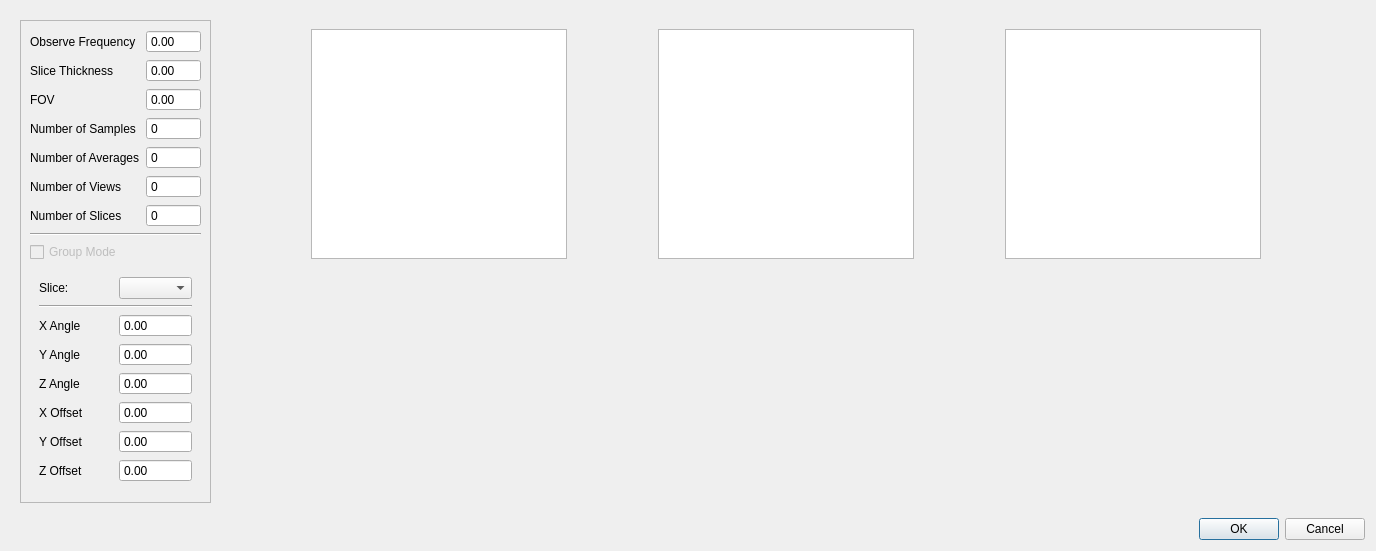
<?xml version="1.0" encoding="UTF-8"?>
<ui version="4.0">
 <class>ExamInfoDialog</class>
 <widget class="QDialog" name="ExamInfoDialog">
  <property name="geometry">
   <rect>
    <x>0</x>
    <y>0</y>
    <width>1376</width>
    <height>551</height>
   </rect>
  </property>
  <property name="windowTitle">
   <string>Dialog</string>
  </property>
  <layout class="QVBoxLayout" name="verticalLayout">
   <item>
    <widget class="QWidget" name="widget" native="true">
     <layout class="QHBoxLayout" name="horizontalLayout_2">
      <item>
       <widget class="QScrollArea" name="scrollArea">
        <property name="sizePolicy">
         <sizepolicy hsizetype="Fixed" vsizetype="Expanding">
          <horstretch>0</horstretch>
          <verstretch>0</verstretch>
         </sizepolicy>
        </property>
        <property name="widgetResizable">
         <bool>true</bool>
        </property>
        <widget class="QWidget" name="scrollAreaWidgetContents">
         <property name="geometry">
          <rect>
           <x>0</x>
           <y>0</y>
           <width>197</width>
           <height>482</height>
          </rect>
         </property>
         <layout class="QGridLayout" name="gridLayout">
          <item row="3" column="1">
           <widget class="QSpinBox" name="editNoSamples">
            <property name="buttonSymbols">
             <enum>QAbstractSpinBox::ButtonSymbols::NoButtons</enum>
            </property>
            <property name="maximum">
             <number>9999</number>
            </property>
           </widget>
          </item>
          <item row="5" column="1">
           <widget class="QSpinBox" name="editNoViews">
            <property name="buttonSymbols">
             <enum>QAbstractSpinBox::ButtonSymbols::NoButtons</enum>
            </property>
            <property name="maximum">
             <number>9999</number>
            </property>
           </widget>
          </item>
          <item row="1" column="1">
           <widget class="QDoubleSpinBox" name="editSliceThickness">
            <property name="buttonSymbols">
             <enum>QAbstractSpinBox::ButtonSymbols::NoButtons</enum>
            </property>
            <property name="maximum">
             <double>9999.000000000000000</double>
            </property>
           </widget>
          </item>
          <item row="0" column="1">
           <widget class="QDoubleSpinBox" name="editObserveFrequency">
            <property name="buttonSymbols">
             <enum>QAbstractSpinBox::ButtonSymbols::NoButtons</enum>
            </property>
            <property name="maximum">
             <double>9999.000000000000000</double>
            </property>
           </widget>
          </item>
          <item row="4" column="1">
           <widget class="QSpinBox" name="editNoAverages">
            <property name="buttonSymbols">
             <enum>QAbstractSpinBox::ButtonSymbols::NoButtons</enum>
            </property>
            <property name="maximum">
             <number>9999</number>
            </property>
           </widget>
          </item>
          <item row="8" column="0" colspan="2">
           <widget class="QCheckBox" name="checkGroupMode">
            <property name="enabled">
             <bool>false</bool>
            </property>
            <property name="text">
             <string>Group Mode</string>
            </property>
           </widget>
          </item>
          <item row="3" column="0">
           <widget class="QLabel" name="label_4">
            <property name="text">
             <string>Number of Samples</string>
            </property>
           </widget>
          </item>
          <item row="6" column="1">
           <widget class="QSpinBox" name="editNoSlices">
            <property name="buttonSymbols">
             <enum>QAbstractSpinBox::ButtonSymbols::NoButtons</enum>
            </property>
            <property name="maximum">
             <number>9999</number>
            </property>
           </widget>
          </item>
          <item row="2" column="1">
           <widget class="QDoubleSpinBox" name="editFOV">
            <property name="buttonSymbols">
             <enum>QAbstractSpinBox::ButtonSymbols::NoButtons</enum>
            </property>
            <property name="maximum">
             <double>9999.000000000000000</double>
            </property>
           </widget>
          </item>
          <item row="4" column="0">
           <widget class="QLabel" name="label_5">
            <property name="text">
             <string>Number of Averages</string>
            </property>
           </widget>
          </item>
          <item row="5" column="0">
           <widget class="QLabel" name="label_6">
            <property name="text">
             <string>Number of Views</string>
            </property>
           </widget>
          </item>
          <item row="9" column="0" colspan="2">
           <widget class="QStackedWidget" name="stackedWidget">
            <property name="lineWidth">
             <number>1</number>
            </property>
            <property name="currentIndex">
             <number>0</number>
            </property>
            <widget class="QWidget" name="page">
             <layout class="QGridLayout" name="gridLayout_2">
              <item row="5" column="0">
               <widget class="QLabel" name="label_14">
                <property name="text">
                 <string>X Offset</string>
                </property>
               </widget>
              </item>
              <item row="4" column="0">
               <widget class="QLabel" name="label_10">
                <property name="text">
                 <string>Z Angle</string>
                </property>
               </widget>
              </item>
              <item row="0" column="1">
               <widget class="QComboBox" name="comboSlice"/>
              </item>
              <item row="3" column="0">
               <widget class="QLabel" name="label_9">
                <property name="text">
                 <string>Y Angle</string>
                </property>
               </widget>
              </item>
              <item row="9" column="0">
               <widget class="QLabel" name="label_13">
                <property name="text">
                 <string>Z Offset</string>
                </property>
               </widget>
              </item>
              <item row="0" column="0">
               <widget class="QLabel" name="label_8">
                <property name="text">
                 <string>Slice: </string>
                </property>
               </widget>
              </item>
              <item row="2" column="0">
               <widget class="QLabel" name="label_11">
                <property name="text">
                 <string>X Angle</string>
                </property>
               </widget>
              </item>
              <item row="8" column="0">
               <widget class="QLabel" name="label_12">
                <property name="text">
                 <string>Y Offset</string>
                </property>
               </widget>
              </item>
              <item row="1" column="0" colspan="2">
               <widget class="Line" name="line">
                <property name="orientation">
                 <enum>Qt::Orientation::Horizontal</enum>
                </property>
               </widget>
              </item>
              <item row="2" column="1">
               <widget class="QDoubleSpinBox" name="editXAngle">
                <property name="buttonSymbols">
                 <enum>QAbstractSpinBox::ButtonSymbols::NoButtons</enum>
                </property>
                <property name="minimum">
                 <double>-360.000000000000000</double>
                </property>
                <property name="maximum">
                 <double>360.000000000000000</double>
                </property>
               </widget>
              </item>
              <item row="3" column="1">
               <widget class="QDoubleSpinBox" name="editYAngle">
                <property name="buttonSymbols">
                 <enum>QAbstractSpinBox::ButtonSymbols::NoButtons</enum>
                </property>
                <property name="minimum">
                 <double>-360.000000000000000</double>
                </property>
                <property name="maximum">
                 <double>360.000000000000000</double>
                </property>
               </widget>
              </item>
              <item row="4" column="1">
               <widget class="QDoubleSpinBox" name="editZAngle">
                <property name="buttonSymbols">
                 <enum>QAbstractSpinBox::ButtonSymbols::NoButtons</enum>
                </property>
                <property name="minimum">
                 <double>-360.000000000000000</double>
                </property>
                <property name="maximum">
                 <double>360.000000000000000</double>
                </property>
               </widget>
              </item>
              <item row="5" column="1">
               <widget class="QDoubleSpinBox" name="editXOffset">
                <property name="buttonSymbols">
                 <enum>QAbstractSpinBox::ButtonSymbols::NoButtons</enum>
                </property>
                <property name="minimum">
                 <double>-999.000000000000000</double>
                </property>
                <property name="maximum">
                 <double>999.000000000000000</double>
                </property>
               </widget>
              </item>
              <item row="8" column="1">
               <widget class="QDoubleSpinBox" name="editYOffset">
                <property name="buttonSymbols">
                 <enum>QAbstractSpinBox::ButtonSymbols::NoButtons</enum>
                </property>
                <property name="minimum">
                 <double>-999.000000000000000</double>
                </property>
                <property name="maximum">
                 <double>999.000000000000000</double>
                </property>
               </widget>
              </item>
              <item row="9" column="1">
               <widget class="QDoubleSpinBox" name="editZOffset">
                <property name="buttonSymbols">
                 <enum>QAbstractSpinBox::ButtonSymbols::NoButtons</enum>
                </property>
                <property name="minimum">
                 <double>-999.000000000000000</double>
                </property>
                <property name="maximum">
                 <double>999.000000000000000</double>
                </property>
               </widget>
              </item>
             </layout>
            </widget>
            <widget class="QWidget" name="page_2">
             <layout class="QGridLayout" name="gridLayout_3">
              <item row="0" column="0">
               <widget class="QLabel" name="label_15">
                <property name="text">
                 <string>Slice Separation</string>
                </property>
               </widget>
              </item>
              <item row="1" column="0" colspan="2">
               <spacer name="verticalSpacer">
                <property name="orientation">
                 <enum>Qt::Orientation::Vertical</enum>
                </property>
                <property name="sizeHint" stdset="0">
                 <size>
                  <width>20</width>
                  <height>40</height>
                 </size>
                </property>
               </spacer>
              </item>
              <item row="0" column="1">
               <widget class="QDoubleSpinBox" name="editSliceSeparation">
                <property name="buttonSymbols">
                 <enum>QAbstractSpinBox::ButtonSymbols::NoButtons</enum>
                </property>
                <property name="maximum">
                 <double>9999.000000000000000</double>
                </property>
               </widget>
              </item>
             </layout>
            </widget>
           </widget>
          </item>
          <item row="1" column="0">
           <widget class="QLabel" name="label_2">
            <property name="text">
             <string>Slice Thickness</string>
            </property>
           </widget>
          </item>
          <item row="0" column="0">
           <widget class="QLabel" name="label">
            <property name="text">
             <string>Observe Frequency</string>
            </property>
           </widget>
          </item>
          <item row="2" column="0">
           <widget class="QLabel" name="label_3">
            <property name="text">
             <string>FOV</string>
            </property>
           </widget>
          </item>
          <item row="6" column="0">
           <widget class="QLabel" name="label_7">
            <property name="text">
             <string>Number of Slices</string>
            </property>
           </widget>
          </item>
          <item row="7" column="0" colspan="2">
           <widget class="Line" name="line_2">
            <property name="orientation">
             <enum>Qt::Orientation::Horizontal</enum>
            </property>
           </widget>
          </item>
         </layout>
        </widget>
       </widget>
      </item>
      <item>
       <widget class="QWidget" name="contentWidget" native="true">
        <layout class="QVBoxLayout" name="verticalLayout_2">
         <item>
          <layout class="QHBoxLayout" name="horizontalLayout_3">
           <item>
            <widget class="QGraphicsView" name="graphicsView">
             <property name="sizePolicy">
              <sizepolicy hsizetype="Expanding" vsizetype="Preferred">
               <horstretch>0</horstretch>
               <verstretch>0</verstretch>
              </sizepolicy>
             </property>
             <property name="maximumSize">
              <size>
               <width>256</width>
               <height>256</height>
              </size>
             </property>
            </widget>
           </item>
           <item>
            <widget class="QGraphicsView" name="graphicsView_2">
             <property name="sizePolicy">
              <sizepolicy hsizetype="Expanding" vsizetype="Preferred">
               <horstretch>0</horstretch>
               <verstretch>0</verstretch>
              </sizepolicy>
             </property>
             <property name="maximumSize">
              <size>
               <width>256</width>
               <height>256</height>
              </size>
             </property>
            </widget>
           </item>
           <item>
            <widget class="QGraphicsView" name="graphicsView_3">
             <property name="sizePolicy">
              <sizepolicy hsizetype="Expanding" vsizetype="Preferred">
               <horstretch>0</horstretch>
               <verstretch>0</verstretch>
              </sizepolicy>
             </property>
             <property name="maximumSize">
              <size>
               <width>256</width>
               <height>256</height>
              </size>
             </property>
            </widget>
           </item>
          </layout>
         </item>
         <item>
          <widget class="QWidget" name="widget_3" native="true"/>
         </item>
        </layout>
       </widget>
      </item>
     </layout>
    </widget>
   </item>
   <item>
    <layout class="QHBoxLayout" name="horizontalLayout">
     <item>
      <spacer name="horizontalSpacer">
       <property name="orientation">
        <enum>Qt::Orientation::Horizontal</enum>
       </property>
       <property name="sizeHint" stdset="0">
        <size>
         <width>40</width>
         <height>20</height>
        </size>
       </property>
      </spacer>
     </item>
     <item>
      <widget class="QDialogButtonBox" name="buttonBox">
       <property name="orientation">
        <enum>Qt::Orientation::Horizontal</enum>
       </property>
       <property name="standardButtons">
        <set>QDialogButtonBox::StandardButton::Cancel|QDialogButtonBox::StandardButton::Ok</set>
       </property>
      </widget>
     </item>
    </layout>
   </item>
  </layout>
 </widget>
 <resources/>
 <connections>
  <connection>
   <sender>buttonBox</sender>
   <signal>accepted()</signal>
   <receiver>ExamInfoDialog</receiver>
   <slot>accept()</slot>
   <hints>
    <hint type="sourcelabel">
     <x>248</x>
     <y>254</y>
    </hint>
    <hint type="destinationlabel">
     <x>157</x>
     <y>274</y>
    </hint>
   </hints>
  </connection>
  <connection>
   <sender>buttonBox</sender>
   <signal>rejected()</signal>
   <receiver>ExamInfoDialog</receiver>
   <slot>reject()</slot>
   <hints>
    <hint type="sourcelabel">
     <x>316</x>
     <y>260</y>
    </hint>
    <hint type="destinationlabel">
     <x>286</x>
     <y>274</y>
    </hint>
   </hints>
  </connection>
 </connections>
</ui>
